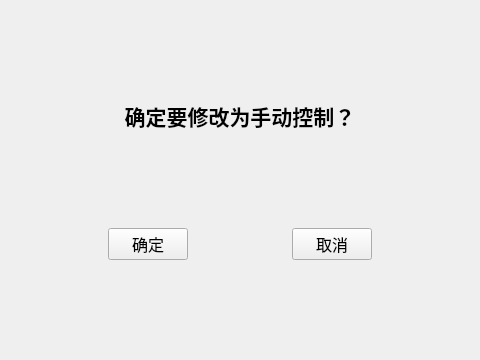
<?xml version="1.0" encoding="UTF-8"?>
<ui version="4.0">
 <class>Form</class>
 <widget class="QWidget" name="Form">
  <property name="geometry">
   <rect>
    <x>0</x>
    <y>0</y>
    <width>480</width>
    <height>360</height>
   </rect>
  </property>
  <property name="sizePolicy">
   <sizepolicy hsizetype="Fixed" vsizetype="Fixed">
    <horstretch>0</horstretch>
    <verstretch>0</verstretch>
   </sizepolicy>
  </property>
  <property name="minimumSize">
   <size>
    <width>480</width>
    <height>360</height>
   </size>
  </property>
  <property name="maximumSize">
   <size>
    <width>480</width>
    <height>360</height>
   </size>
  </property>
  <property name="windowTitle">
   <string>手动控制</string>
  </property>
  <layout class="QGridLayout" name="gridLayout">
   <item row="2" column="0">
    <spacer name="verticalSpacer_2">
     <property name="orientation">
      <enum>Qt::Vertical</enum>
     </property>
     <property name="sizeHint" stdset="0">
      <size>
       <width>20</width>
       <height>40</height>
      </size>
     </property>
    </spacer>
   </item>
   <item row="4" column="0">
    <spacer name="verticalSpacer">
     <property name="orientation">
      <enum>Qt::Vertical</enum>
     </property>
     <property name="sizeHint" stdset="0">
      <size>
       <width>20</width>
       <height>40</height>
      </size>
     </property>
    </spacer>
   </item>
   <item row="1" column="0">
    <widget class="QLabel" name="label">
     <property name="font">
      <font>
       <family>Microsoft YaHei</family>
       <pointsize>12</pointsize>
      </font>
     </property>
     <property name="text">
      <string>&lt;html&gt;&lt;head/&gt;&lt;body&gt;&lt;p&gt;&lt;span style=&quot; font-size:16pt; font-weight:600;&quot;&gt;确定要修改为手动控制？&lt;/span&gt;&lt;/p&gt;&lt;/body&gt;&lt;/html&gt;</string>
     </property>
     <property name="alignment">
      <set>Qt::AlignCenter</set>
     </property>
    </widget>
   </item>
   <item row="3" column="0">
    <layout class="QHBoxLayout" name="horizontalLayout" stretch="0,0,0,0,0">
     <item>
      <spacer name="horizontalSpacer_2">
       <property name="orientation">
        <enum>Qt::Horizontal</enum>
       </property>
       <property name="sizeHint" stdset="0">
        <size>
         <width>40</width>
         <height>20</height>
        </size>
       </property>
      </spacer>
     </item>
     <item>
      <widget class="QPushButton" name="pushButton">
       <property name="font">
        <font>
         <family>Microsoft YaHei</family>
         <pointsize>12</pointsize>
        </font>
       </property>
       <property name="text">
        <string>确定</string>
       </property>
      </widget>
     </item>
     <item>
      <spacer name="horizontalSpacer">
       <property name="orientation">
        <enum>Qt::Horizontal</enum>
       </property>
       <property name="sizeHint" stdset="0">
        <size>
         <width>40</width>
         <height>20</height>
        </size>
       </property>
      </spacer>
     </item>
     <item>
      <widget class="QPushButton" name="pushButton_2">
       <property name="font">
        <font>
         <family>Microsoft YaHei</family>
         <pointsize>12</pointsize>
        </font>
       </property>
       <property name="text">
        <string>取消</string>
       </property>
      </widget>
     </item>
     <item>
      <spacer name="horizontalSpacer_3">
       <property name="orientation">
        <enum>Qt::Horizontal</enum>
       </property>
       <property name="sizeHint" stdset="0">
        <size>
         <width>40</width>
         <height>20</height>
        </size>
       </property>
      </spacer>
     </item>
    </layout>
   </item>
   <item row="0" column="0">
    <spacer name="verticalSpacer_3">
     <property name="orientation">
      <enum>Qt::Vertical</enum>
     </property>
     <property name="sizeHint" stdset="0">
      <size>
       <width>20</width>
       <height>40</height>
      </size>
     </property>
    </spacer>
   </item>
  </layout>
 </widget>
 <resources/>
 <connections/>
</ui>
